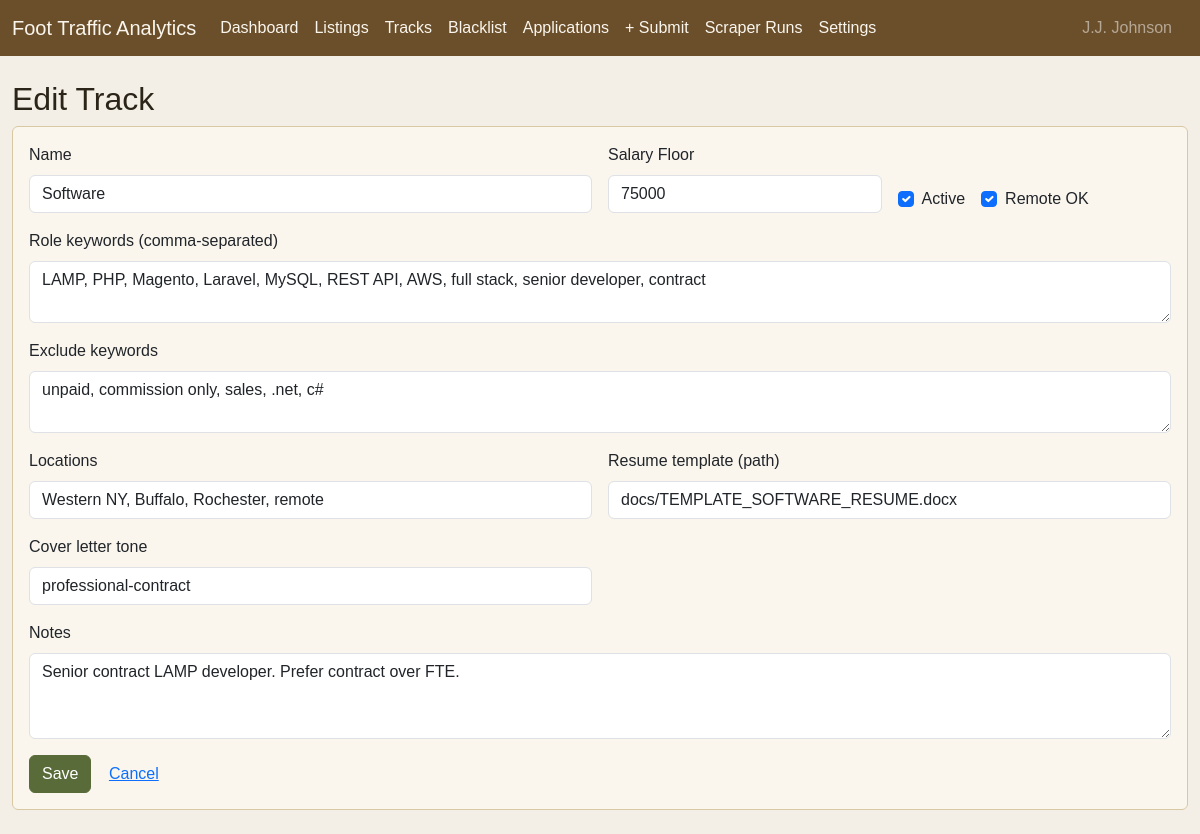
The app's page /tracks/1/edit with its own data.
### tables this page shows
CREATE TABLE IF NOT EXISTS job_tracks (
  id INT UNSIGNED AUTO_INCREMENT PRIMARY KEY,
  name VARCHAR(100) NOT NULL,
  slug VARCHAR(100) NOT NULL UNIQUE,
  is_active TINYINT(1) DEFAULT 1,
  role_keywords TEXT NOT NULL COMMENT 'comma-separated, used for search + scoring',
  exclude_keywords TEXT DEFAULT NULL,
  salary_floor INT UNSIGNED DEFAULT 0,
  locations TEXT DEFAULT NULL COMMENT 'comma-separated; "remote" allowed',
  remote_ok TINYINT(1) DEFAULT 1,
  resume_template VARCHAR(255) DEFAULT NULL COMMENT 'path under docs/ or resumes/',
  cover_letter_tone VARCHAR(100) DEFAULT 'professional',
  notes TEXT DEFAULT NULL,
  created_at DATETIME DEFAULT CURRENT_TIMESTAMP,
  updated_at DATETIME DEFAULT CURRENT_TIMESTAMP ON UPDATE CURRENT_TIMESTAMP
);

### app/Controllers/TrackController.php (called while the page is built, shortened)
<?php
class TrackController extends Controller {
    public function edit(int $id): void {
        $this->view('tracks/edit', ['track' => (new JobTrack())->find($id)]);
    }
}

### public/index.php (called while the page is built, shortened)
<?php
spl_autoload_register(function ($class) {
    $paths = [
        BASE_PATH . "/core/{$class}.php",
        BASE_PATH . "/app/Controllers/{$class}.php",
        BASE_PATH . "/app/Models/{$class}.php",
        BASE_PATH . "/app/Services/{$class}.php",
    ];
    foreach ($paths as $p) {
        if (file_exists($p)) { require_once $p; return; }
    }
});
$router = new Router();
$uri = parse_url($_SERVER['REQUEST_URI'], PHP_URL_PATH);
$router->dispatch($uri ?: '/', $_SERVER['REQUEST_METHOD']);

### core/Model.php (called while the page is built, shortened)
<?php
class Model
{
    protected PDO $db;
    protected string $table;
    protected string $primaryKey = 'id';
    public function __construct()
    {
        $this->db = Database::getInstance();
    }
    public function find(int $id): ?array
    {
        $stmt = $this->db->prepare("SELECT * FROM {$this->table} WHERE {$this->primaryKey} = ?");
        $stmt->execute([$id]);
        $result = $stmt->fetch();
        return $result ?: null;
    }
}

### core/Env.php (called while the page is built, shortened)
<?php
class Env
{
    public static function get(string $key, mixed $default = null): mixed
    {
        $value = $_ENV[$key] ?? getenv($key);
        if ($value === false) {
            return $default;
        }
        return $value;
    }
}
function env(string $key, mixed $default = null): mixed
{
    return Env::get($key, $default);
}

### config/database.php (called while the page is built)
<?php
return [
    'host'     => env('DB_HOST', 'localhost'),
    'database' => env('DB_DATABASE', 'footraffic'),
    'username' => env('DB_USERNAME', 'root'),
    'password' => env('DB_PASSWORD', ''),
    'charset'  => 'utf8mb4',
];

### core/Database.php (called while the page is built)
<?php
class Database
{
    private static ?PDO $instance = null;
    public static function getInstance(): PDO
    {
        if (self::$instance === null) {
            $config = require __DIR__ . '/../config/database.php';
            $dsn = "mysql:host={$config['host']};dbname={$config['database']};charset={$config['charset']}";
            self::$instance = new PDO($dsn, $config['username'], $config['password'], [
                PDO::ATTR_ERRMODE => PDO::ERRMODE_EXCEPTION,
                PDO::ATTR_DEFAULT_FETCH_MODE => PDO::FETCH_ASSOC,
                PDO::ATTR_EMULATE_PREPARES => false,
            ]);
        }
        return self::$instance;
    }
}

### app/Views/tracks/edit.php (the view, shortened to what this page needs)
<?php $title = $track ? 'Edit Track' : 'New Track'; ob_start(); ?>
<h2><?= $title ?></h2>
<form method="post" action="<?= BASE_URL ?>/tracks/<?= $track['id'] ?? '' ?><?= $track ? '/edit' : '/create' ?>">
  <div class="card p-3">
    <div class="row g-3">
      <div class="col-md-6"><label class="form-label">Name</label><input class="form-control" name="name" value="<?= htmlspecialchars($track['name'] ?? '') ?>" required></div>
      <div class="col-md-3"><label class="form-label">Salary Floor</label><input type="number" class="form-control" name="salary_floor" value="<?= (int)($track['salary_floor'] ?? 0) ?>"></div>
      <div class="col-md-3 d-flex align-items-end"><div class="form-check me-3"><input type="checkbox" class="form-check-input" name="is_active" <?= ($track['is_active'] ?? 1) ? 'checked' : '' ?>><label class="form-check-label">Active</label></div><div class="form-check"><input type="checkbox" class="form-check-input" name="remote_ok" <?= ($track['remote_ok'] ?? 1) ? 'checked' : '' ?>><label class="form-check-label">Remote OK</label></div></div>
      <div class="col-12"><label class="form-label">Role keywords (comma-separated)</label><textarea class="form-control" name="role_keywords" rows="2"><?= htmlspecialchars($track['role_keywords'] ?? '') ?></textarea></div>
      <div class="col-12"><label class="form-label">Exclude keywords</label><textarea class="form-control" name="exclude_keywords" rows="2"><?= htmlspecialchars($track['exclude_keywords'] ?? '') ?></textarea></div>
      <div class="col-md-6"><label class="form-label">Locations</label><input class="form-control" name="locations" value="<?= htmlspecialchars($track['locations'] ?? '') ?>"></div>
      <div class="col-md-6"><label class="form-label">Resume template (path)</label><input class="form-control" name="resume_template" value="<?= htmlspecialchars($track['resume_template'] ?? '') ?>"></div>
      <div class="col-md-6"><label class="form-label">Cover letter tone</label><input class="form-control" name="cover_letter_tone" value="<?= htmlspecialchars($track['cover_letter_tone'] ?? 'professional') ?>"></div>
      <div class="col-12"><label class="form-label">Notes</label><textarea class="form-control" name="notes" rows="3"><?= htmlspecialchars($track['notes'] ?? '') ?></textarea></div>
    </div>
    <div class="mt-3"><button class="btn btn-primary">Save</button> <a class="btn btn-link" href="<?= BASE_URL ?>/tracks">Cancel</a></div>
  </div>
</form>
<?php $content = ob_get_clean(); require __DIR__ . '/../layouts/main.php'; ?>

### core/Router.php (shortened to what this page needs)
<?php
class Router
{
    private array $routes = [];
    private function addRoute(string $method, string $path, string $controller, string $action): void
    {
        $this->routes[] = [
            'method' => $method,
            'path' => $path,
            'controller' => $controller,
            'action' => $action,
        ];
    }
    public function dispatch(string $uri, string $method): void
    {
        $uri = parse_url($uri, PHP_URL_PATH);
        $uri = '/' . trim($uri, '/');
        foreach ($this->routes as $route) {
            $pattern = $this->convertToRegex($route['path']);
            if ($route['method'] === $method && preg_match($pattern, $uri, $matches)) {
                array_shift($matches);
                $this->callAction($route['controller'], $route['action'], $matches);
                return;
            }
        }
    }
    private function convertToRegex(string $path): string
    {
        $pattern = preg_replace('/\{id\}/', '(\d+)', $path);
        $pattern = preg_replace('/\{(\w+)\}/', '([^\/]+)', $pattern);
        return '#^' . $pattern . '$#';
    }
    private function callAction(string $controllerName, string $action, array $params): void
    {
        $controller = new $controllerName();
        call_user_func_array([$controller, $action], $params);
    }
}

### app/Views/layouts/main.php (style rules this page uses)
:root { --ft-bg:#f4efe6; --ft-card:#faf6ee; --ft-ink:#2b2519; --ft-brown:#6b4f2b; --ft-olive:#5a6b3a; --ft-rust:#a0522d; --ft-sand:#d9c9a3; }
body { background: var(--ft-bg); color: var(--ft-ink); font-family: Arial, sans-serif; }
.card { background: var(--ft-card); border: 1px solid var(--ft-sand); }
.btn-primary { background: var(--ft-olive); border-color: var(--ft-olive); }
a { color: var(--ft-rust); }

### records on screen
job_tracks: name "Software", salary_floor "75000", is_active "☑", remote_ok "☑", role_keywords "LAMP, PHP, Magento, Laravel, MySQL, REST API, AWS, full stack, senior developer, contract", exclude_keywords "unpaid, commission only, sales, .net, c#", locations "Western NY, Buffalo, Rochester, remote", resume_template "docs/TEMPLATE_SOFTWARE_RESUME.docx", cover_letter_tone "professional-contract", notes "Senior contract LAMP developer. Prefer contract over FTE."
